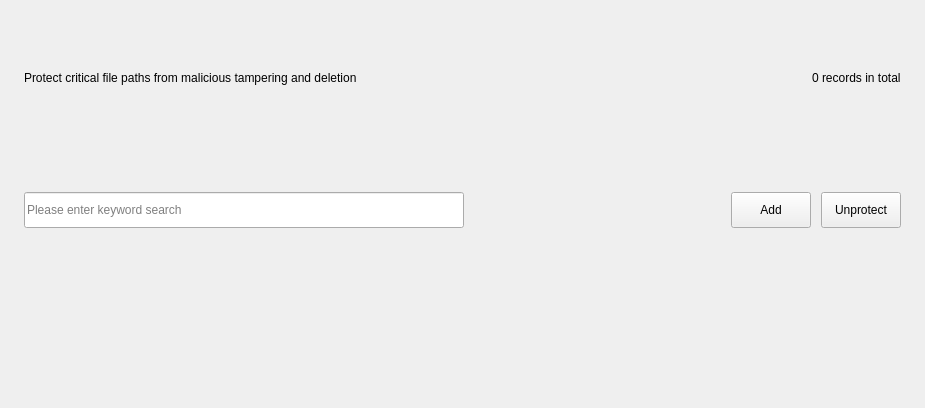
<?xml version="1.0" encoding="UTF-8"?>
<ui version="4.0">
 <class>FileProtection</class>
 <widget class="QWidget" name="FileProtection">
  <property name="geometry">
   <rect>
    <x>0</x>
    <y>0</y>
    <width>925</width>
    <height>408</height>
   </rect>
  </property>
  <property name="windowTitle">
   <string>Form</string>
  </property>
  <layout class="QVBoxLayout" name="verticalLayout">
   <property name="spacing">
    <number>10</number>
   </property>
   <property name="leftMargin">
    <number>24</number>
   </property>
   <property name="topMargin">
    <number>16</number>
   </property>
   <property name="rightMargin">
    <number>0</number>
   </property>
   <property name="bottomMargin">
    <number>4</number>
   </property>
   <item>
    <layout class="QHBoxLayout" name="horizontalLayout">
     <property name="rightMargin">
      <number>24</number>
     </property>
     <item>
      <widget class="QLabel" name="label">
       <property name="minimumSize">
        <size>
         <width>420</width>
         <height>0</height>
        </size>
       </property>
       <property name="text">
        <string>Protect critical file paths from malicious tampering and deletion</string>
       </property>
      </widget>
     </item>
     <item>
      <spacer name="horizontalSpacer">
       <property name="orientation">
        <enum>Qt::Horizontal</enum>
       </property>
       <property name="sizeHint" stdset="0">
        <size>
         <width>40</width>
         <height>20</height>
        </size>
       </property>
      </spacer>
     </item>
     <item>
      <widget class="QLabel" name="m_tips">
       <property name="text">
        <string>0 records in total</string>
       </property>
      </widget>
     </item>
    </layout>
   </item>
   <item>
    <widget class="QWidget" name="m_controlLine" native="true">
     <layout class="QHBoxLayout" name="horizontalLayout_2">
      <property name="spacing">
       <number>10</number>
      </property>
      <property name="leftMargin">
       <number>0</number>
      </property>
      <property name="topMargin">
       <number>0</number>
      </property>
      <property name="rightMargin">
       <number>24</number>
      </property>
      <property name="bottomMargin">
       <number>0</number>
      </property>
      <item>
       <widget class="QLineEdit" name="m_search">
        <property name="sizePolicy">
         <sizepolicy hsizetype="Fixed" vsizetype="Fixed">
          <horstretch>0</horstretch>
          <verstretch>0</verstretch>
         </sizepolicy>
        </property>
        <property name="minimumSize">
         <size>
          <width>440</width>
          <height>36</height>
         </size>
        </property>
        <property name="maximumSize">
         <size>
          <width>440</width>
          <height>36</height>
         </size>
        </property>
        <property name="placeholderText">
         <string>Please enter keyword search</string>
        </property>
       </widget>
      </item>
      <item>
       <spacer name="spacer">
        <property name="orientation">
         <enum>Qt::Horizontal</enum>
        </property>
        <property name="sizeHint" stdset="0">
         <size>
          <width>40</width>
          <height>20</height>
         </size>
        </property>
       </spacer>
      </item>
      <item>
       <widget class="QPushButton" name="m_add">
        <property name="sizePolicy">
         <sizepolicy hsizetype="Fixed" vsizetype="Fixed">
          <horstretch>0</horstretch>
          <verstretch>0</verstretch>
         </sizepolicy>
        </property>
        <property name="minimumSize">
         <size>
          <width>72</width>
          <height>36</height>
         </size>
        </property>
        <property name="text">
         <string>Add</string>
        </property>
       </widget>
      </item>
      <item>
       <widget class="QPushButton" name="m_unprotect">
        <property name="sizePolicy">
         <sizepolicy hsizetype="Fixed" vsizetype="Fixed">
          <horstretch>0</horstretch>
          <verstretch>0</verstretch>
         </sizepolicy>
        </property>
        <property name="minimumSize">
         <size>
          <width>72</width>
          <height>36</height>
         </size>
        </property>
        <property name="text">
         <string>Unprotect</string>
        </property>
       </widget>
      </item>
     </layout>
    </widget>
   </item>
   <item>
    <widget class="KS::FP::FileTable" name="m_fileTable" native="true"/>
   </item>
  </layout>
 </widget>
 <customwidgets>
  <customwidget>
   <class>KS::FP::FileTable</class>
   <extends>QWidget</extends>
   <header>src/ui/fp/file-table.h</header>
   <container>1</container>
  </customwidget>
 </customwidgets>
 <resources/>
 <connections/>
</ui>
